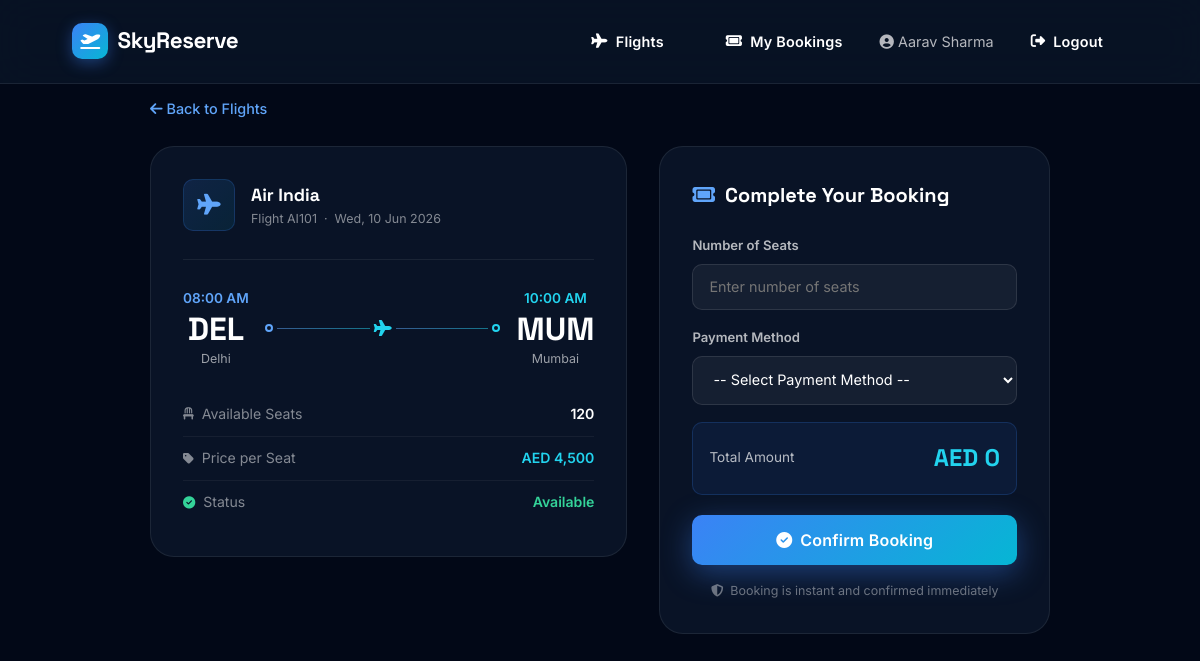
The page /book.php?flight_id=1 (signed in) on the database its author committed.
### tables this page shows
CREATE TABLE `flights` (
  `flight_id` int NOT NULL AUTO_INCREMENT,
  `flight_number` varchar(20) NOT NULL,
  `airline_name` varchar(100) NOT NULL,
  `source_city` varchar(100) NOT NULL,
  `destination_city` varchar(100) NOT NULL,
  `departure_time` datetime NOT NULL,
  `arrival_time` datetime NOT NULL,
  `available_seats` int NOT NULL,
  `ticket_price` decimal(10,2) NOT NULL,
  PRIMARY KEY (`flight_id`),
  UNIQUE KEY `flight_number` (`flight_number`)
);

### book.php (the view, shortened to what this page needs)
<?php
include("config.php");
$flight_id = isset($_GET['flight_id']) ? (int)$_GET['flight_id'] : 0;
$sql    = "SELECT * FROM flights WHERE flight_id = $flight_id";
$result = $conn->query($sql);
$flight = $result->fetch_assoc();
$dep_date = date('D, d M Y', strtotime($flight['departure_time']));
$dep_time = date('h:i A', strtotime($flight['departure_time']));
$arr_time = date('h:i A', strtotime($flight['arrival_time']));
$src_code = strtoupper(substr($flight['source_city'], 0, 3));
$dst_code = strtoupper(substr($flight['destination_city'], 0, 3));
?>
<!DOCTYPE html>
<html lang="en">
<head>
    <link rel="stylesheet" href="https://cdnjs.cloudflare.com/ajax/libs/font-awesome/6.5.0/css/all.min.css">
    <link rel="stylesheet" href="style.css">
</head>
<body>
<nav class="navbar">
    <a href="index.php" class="nav-brand">
        <div class="brand-icon"><i class="fa-solid fa-plane-departure"></i></div>
        SkyReserve
    </a>
    <div class="nav-right">
        <a href="flights.php" class="btn btn-ghost"><i class="fa-solid fa-plane"></i> Flights</a>
        <a href="my_bookings.php" class="btn btn-ghost"><i class="fa-solid fa-ticket"></i> My Bookings</a>
        <span style="color:rgba(255,255,255,0.7); font-size:0.9rem;"><i class="fa-solid fa-circle-user"></i> <?php echo htmlspecialchars($_SESSION['full_name']); ?></span>
        <a href="logout.php" class="btn btn-ghost"><i class="fa-solid fa-right-from-bracket"></i> Logout</a>
    </div>
</nav>
<div class="book-page">
    <div style="max-width:900px; margin:0 auto 1.5rem;">
        <a href="flights.php" style="color:var(--blue-400); text-decoration:none; font-size:0.9rem; font-weight:500;">
            <i class="fa-solid fa-arrow-left"></i> Back to Flights
        </a>
    </div>
    <div class="book-container">
        <div class="book-card">
            <div class="book-flight-header">
                <div class="book-airline-logo"><i class="fa-solid fa-plane"></i></div>
                <div>
                    <div style="font-family:var(--font-display); font-size:1.1rem; font-weight:700;"><?php echo htmlspecialchars($flight['airline_name']); ?></div>
                    <div style="font-size:0.78rem; color:rgba(255,255,255,0.5);">Flight <?php echo htmlspecialchars($flight['flight_number']); ?> &nbsp;·&nbsp; <?php echo $dep_date; ?></div>
                </div>
            </div>
            <div class="book-route">
                <div class="book-city">
                    <div class="book-city-time"><?php echo $dep_time; ?></div>
                    <div class="book-city-code"><?php echo $src_code; ?></div>
                    <div class="book-city-name"><?php echo htmlspecialchars($flight['source_city']); ?></div>
                </div>
                <div class="book-arrow">
                    <div class="book-line-wrap">
                        <div class="book-dot"></div>
                        <div class="book-line"></div>
                        <i class="fa-solid fa-plane book-plane"></i>
                        <div class="book-line"></div>
                        <div class="book-dot" style="border-color:var(--cyan-400);"></div>
                    </div>
                </div>
                <div class="book-city">
                    <div class="book-city-time" style="color:var(--cyan-400);"><?php echo $arr_time; ?></div>
                    <div class="book-city-code"><?php echo $dst_code; ?></div>
                    <div class="book-city-name"><?php echo htmlspecialchars($flight['destination_city']); ?></div>
                </div>
            </div>
            <div class="book-info-row">
                <span class="book-info-label"><i class="fa-solid fa-chair fa-sm"></i>&nbsp; Available Seats</span>
                <span class="book-info-value"><?php echo $flight['available_seats']; ?></span>
            </div>
            <div class="book-info-row">
                <span class="book-info-label"><i class="fa-solid fa-tag fa-sm"></i>&nbsp; Price per Seat</span>
                <span class="book-info-value" style="color:var(--cyan-400);">AED <?php echo number_format($flight['ticket_price']); ?></span>
            </div>
            <div class="book-info-row">
                <span class="book-info-label"><i class="fa-solid fa-circle-check fa-sm" style="color:#34d399;"></i>&nbsp; Status</span>
                <span class="book-info-value" style="color:#34d399;">Available</span>
            </div>
        </div>
        <div class="book-card">
            <div class="book-form-title"><i class="fa-solid fa-ticket" style="color:var(--blue-400);"></i>&nbsp; Complete Your Booking</div>
            <form method="POST" id="bookForm">
                <div class="book-form-group">
                    <label class="book-form-label">Number of Seats</label>
                    <input type="number" name="seats_booked" class="book-form-input" id="seatsInput"
                           min="1" max="<?php echo $flight['available_seats']; ?>"
                           placeholder="Enter number of seats" required
                           onchange="updateTotal(this.value)">
                </div>
                <div class="book-form-group">
                    <label class="book-form-label">Payment Method</label>
                    <select name="payment_method" class="book-form-select" required>
                        <option value="">-- Select Payment Method --</option>
                    </select>
                </div>
                <div class="book-total">
                    <span class="book-total-label">Total Amount</span>
                    <span class="book-total-amount" id="totalAmount">AED 0</span>
                </div>
                <button type="submit" name="book" class="btn btn-primary" style="width:100%; justify-content:center; padding:0.95rem; border-radius:var(--radius-sm); font-size:1rem;">
                    <i class="fa-solid fa-check-circle"></i> Confirm Booking
                </button>
            </form>
            <div style="margin-top:1rem; font-size:0.78rem; color:rgba(255,255,255,0.4); text-align:center;">
                <i class="fa-solid fa-shield-halved"></i>&nbsp; Booking is instant and confirmed immediately
            </div>
        </div>
    </div>
</div>
</body>
</html>

### style.css (style rules this page uses)
:root { --font-body: 'Inter', sans-serif; --font-display: 'Space Grotesk', sans-serif; --navy-950: #020817; --navy-900: #0a1628; --navy-800: #0d1f3c; --navy-700: #112847; --navy-600: #1a3a5c; --blue-500: #3b82f6; --blue-400: #60a5fa; --cyan-400: #22d3ee; --cyan-300: #67e8f9; --accent-gradient: linear-gradient(135deg, #3b82f6 0%, #06b6d4 100%); --hero-gradient: linear-gradient(135deg, #020817 0%, #0a1628 40%, #0d2547 100%); --text-white: #ffffff; --text-100: #f0f6ff; --text-300: #93c5fd; --text-400: #64748b; --text-500: #475569; --glass: rgba(255, 255, 255, 0.04); --glass-border: rgba(255, 255, 255, 0.08); --glass-hover: rgba(255, 255, 255, 0.08); --card-bg: rgba(13, 31, 60, 0.8); --shadow-glow: 0 0 40px rgba(59, 130, 246, 0.2); --shadow-card: 0 25px 50px -12px rgba(0, 0, 0, 0.6); --shadow-btn: 0 8px 30px rgba(59, 130, 246, 0.4); --radius-sm: 10px; --radius-md: 16px; --radius-lg: 24px; --radius-xl: 32px; --radius-full: 9999px; }
*, *::before, *::after { margin: 0; padding: 0; box-sizing: border-box; }
html { scroll-behavior: smooth; }
body { font-family: var(--font-body); background: var(--navy-950); color: var(--text-white); min-height: 100vh; overflow-x: hidden; line-height: 1.6; }
.navbar { position: fixed; top: 0; left: 0; right: 0; z-index: 1000; display: flex; align-items: center; justify-content: space-between; padding: 1.1rem 6%; background: rgba(10, 22, 40, 0.75); backdrop-filter: blur(20px); -webkit-backdrop-filter: blur(20px); border-bottom: 1px solid rgba(255, 255, 255, 0.08); transition: all 0.3s ease; }
.nav-brand { display: flex; align-items: center; gap: 0.6rem; text-decoration: none; font-family: var(--font-display); font-size: 1.4rem; font-weight: 700; color: var(--text-white); letter-spacing: -0.5px; }
.nav-brand .brand-icon { width: 36px; height: 36px; background: var(--accent-gradient); border-radius: 10px; display: flex; align-items: center; justify-content: center; font-size: 1rem; box-shadow: 0 4px 15px rgba(59, 130, 246, 0.4); }
.nav-right { display: flex; align-items: center; gap: 0.75rem; }
.btn { display: inline-flex; align-items: center; gap: 0.5rem; font-family: var(--font-body); font-size: 0.9rem; font-weight: 600; padding: 0.7rem 1.5rem; border-radius: var(--radius-full); border: none; cursor: pointer; text-decoration: none; transition: all 0.3s cubic-bezier(0.4, 0, 0.2, 1); white-space: nowrap; letter-spacing: 0.2px; }
.btn-ghost { background: transparent; color: rgba(255,255,255,1); border: 1px solid transparent; }
.btn-primary { background: var(--accent-gradient); color: #fff; box-shadow: var(--shadow-btn); }

### rows shown on the page
flights: airline_name "Air India", flight_number "AI101", departure_time "Wed, 10 Jun 2026", departure_time "08:00 AM", source_city "DEL", source_city "Delhi", arrival_time "10:00 AM", destination_city "MUM", destination_city "Mumbai", available_seats "120", ticket_price "4,500"

### other values the page prints
$_SESSION['full_name'] "Aarav Sharma"
